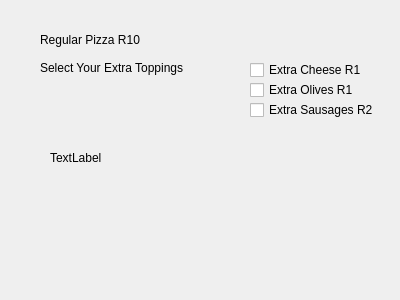
<?xml version="1.0" encoding="UTF-8"?>
<ui version="4.0">
 <class>Dialog</class>
 <widget class="QDialog" name="Dialog">
  <property name="geometry">
   <rect>
    <x>0</x>
    <y>0</y>
    <width>400</width>
    <height>300</height>
   </rect>
  </property>
  <property name="windowTitle">
   <string>Dialog</string>
  </property>
  <widget class="QLabel" name="label">
   <property name="geometry">
    <rect>
     <x>40</x>
     <y>30</y>
     <width>301</width>
     <height>20</height>
    </rect>
   </property>
   <property name="text">
    <string>Regular Pizza R10</string>
   </property>
  </widget>
  <widget class="QLabel" name="label_2">
   <property name="geometry">
    <rect>
     <x>40</x>
     <y>60</y>
     <width>161</width>
     <height>16</height>
    </rect>
   </property>
   <property name="text">
    <string>Select Your Extra Toppings</string>
   </property>
  </widget>
  <widget class="QLabel" name="labelAmount">
   <property name="geometry">
    <rect>
     <x>50</x>
     <y>150</y>
     <width>321</width>
     <height>16</height>
    </rect>
   </property>
   <property name="text">
    <string>TextLabel</string>
   </property>
  </widget>
  <widget class="QCheckBox" name="checkBoxCheese">
   <property name="geometry">
    <rect>
     <x>250</x>
     <y>60</y>
     <width>131</width>
     <height>20</height>
    </rect>
   </property>
   <property name="text">
    <string>Extra Cheese R1</string>
   </property>
  </widget>
  <widget class="QCheckBox" name="checkBoxOlives">
   <property name="geometry">
    <rect>
     <x>250</x>
     <y>80</y>
     <width>131</width>
     <height>20</height>
    </rect>
   </property>
   <property name="text">
    <string>Extra Olives R1</string>
   </property>
  </widget>
  <widget class="QCheckBox" name="checkBoxSausages">
   <property name="geometry">
    <rect>
     <x>250</x>
     <y>100</y>
     <width>131</width>
     <height>20</height>
    </rect>
   </property>
   <property name="text">
    <string>Extra Sausages R2</string>
   </property>
  </widget>
 </widget>
 <resources/>
 <connections/>
</ui>
